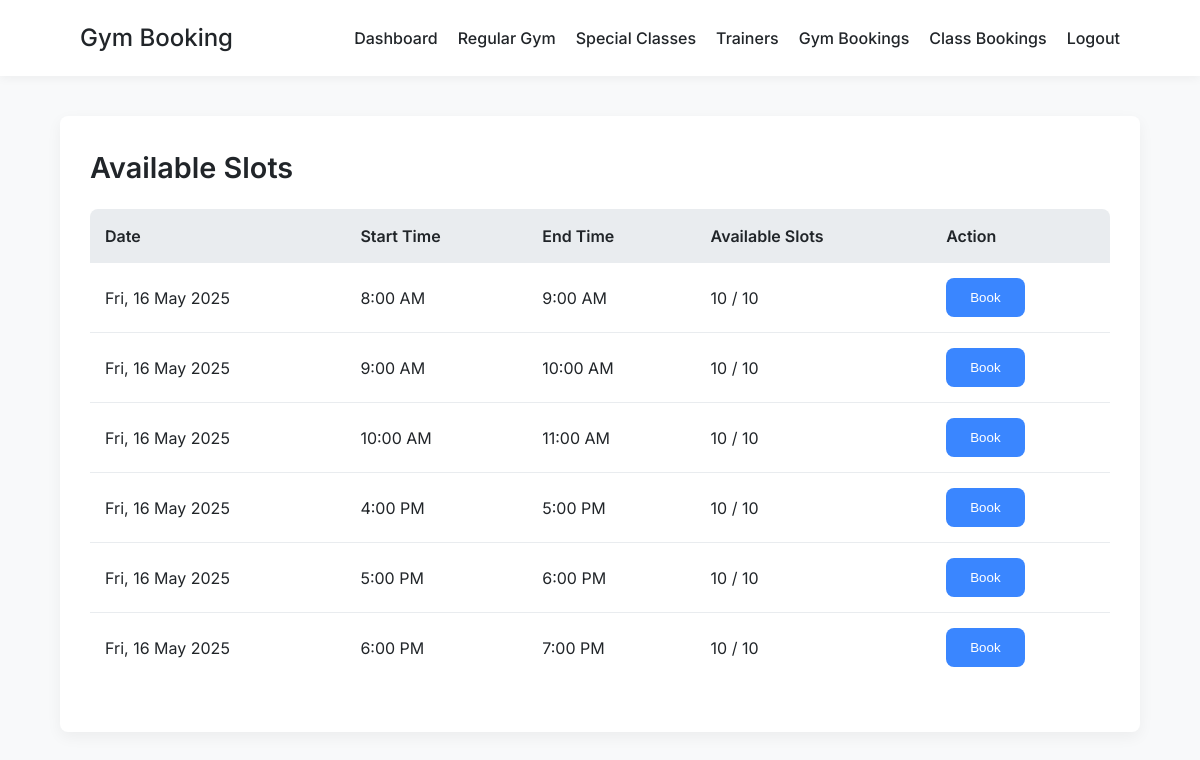
The page /view-slots/ (signed in) on the database its author committed.
### django-template/gym/models.py (models this page shows, shortened)
class Slot(models.Model):
    date = models.DateField()
    start_time = models.TimeField()
    end_time = models.TimeField()
    capacity = models.IntegerField(default=10)
    available = models.IntegerField(default=10)
    class Meta:
        unique_together = ('date', 'start_time', 'end_time')
        ordering = ['date', 'start_time']

### django-template/gym/views.py (the view)
# urls.py: path('view-slots/', views.view_slots_view, name='view_slots'),
@login_required
def view_slots_view(request):
    today = timezone.now().date()
    all_slots = Slot.objects.filter(date__gte=today)
    paginator = Paginator(all_slots, 10)  # Show 10 slots per page
    page_number = request.GET.get('page', 1)
    slots = paginator.get_page(page_number)
    return render(request, 'gym/slots.html', {'slots': slots})

### django-template/gym/templates/gym/slots.html (shortened to what this page needs)
{% extends 'gym/base.html' %}
{% block content %}
<div class="card">
    <h2>Available Slots</h2>
    {% if slots %}
    <table>
        <thead>
            <tr>
                <th>Date</th>
                <th>Start Time</th>
                <th>End Time</th>
                <th>Available Slots</th>
                <th>Action</th>
            </tr>
        </thead>
        <tbody>
            {% for slot in slots %}
            <tr>
                <td>{{ slot.date|date:"D, j M Y" }}</td>
                <td>{{ slot.start_time|time:"g:i A" }}</td>
                <td>{{ slot.end_time|time:"g:i A" }}</td>
                <td>{{ slot.available }} / {{ slot.capacity }}</td>
                <td>
                    {% if slot.available > 0 %}
                    <form method="post" action="{% url 'book_slot_web' %}">
                        <button type="submit" class="btn">Book</button>
                    </form>
                    {% else %}
                    <span style="color: red;">Full</span>
                    {% endif %}
                </td>
            </tr>
            {% endfor %}
        </tbody>
    </table>
    {% else %}
    <p>No available slots found.</p>
    {% endif %}
</div>
{% endblock %}

### django-template/gym/templates/gym/base.html (shortened to what this page needs)
<!DOCTYPE html>
<html lang="en">
<head>
</head>
<body>
    <nav class="navbar">
        <div class="container navbar-content">
            <a href="{% url 'home' %}" class="navbar-brand">Gym Booking</a>
            <div class="navbar-links">
                {% if user.is_authenticated %}
                    <a href="{% url 'dashboard' %}">Dashboard</a>
                    <a href="{% url 'view_slots' %}">Regular Gym</a>
                    <a href="{% url 'view_special_classes' %}">Special Classes</a>
                    <a href="{% url 'trainers' %}">Trainers</a>
                    <a href="{% url 'view_bookings' %}">Gym Bookings</a>
                    <a href="{% url 'view_trainer_bookings' %}">Class Bookings</a>
                    <a href="{% url 'logout_view' %}">Logout</a>
                {% else %}
                    <a href="{% url 'login_page' %}">Login</a>
                    <a href="{% url 'register_page' %}">Register</a>
                {% endif %}
            </div>
        </div>
    </nav>
    <div class="container page-content">
        {% block content %}{% endblock %}
    </div>
</body>
</html>

### django-template/gym/templates/gym/base.html (style rules this page uses)
:root { --primary: #3a86ff; --primary-dark: #2667cc; --secondary: #8338ec; --success: #06d6a0; --danger: #ef476f; --light: #f8f9fa; --dark: #212529; --gray: #6c757d; --gray-light: #e9ecef; --shadow: rgba(0, 0, 0, 0.05); --border-radius: 8px; --transition: all 0.3s ease; }
* { box-sizing: border-box; margin: 0; padding: 0; }
body { font-family: 'Inter', sans-serif; font-size: 16px; line-height: 1.5; color: var(--dark); background-color: var(--light); margin: 0; padding: 0; }
.container { width: 90%; max-width: 1200px; margin: 0 auto; padding: 0 20px; }
.navbar { background-color: white; box-shadow: 0 2px 10px var(--shadow); padding: 15px 0; position: sticky; top: 0; z-index: 100; }
.navbar-content { display: flex; justify-content: space-between; align-items: center; }
.navbar-brand { font-size: 1.5rem; font-weight: 700; color: var(--primary); text-decoration: none; }
.navbar-links { display: flex; gap: 20px; }
.navbar a { color: var(--dark); text-decoration: none; font-weight: 500; transition: var(--transition); padding: 5px 0; position: relative; }
.navbar a::after { content: ''; position: absolute; bottom: 0; left: 0; width: 0; height: 2px; background-color: var(--primary); transition: var(--transition); }
.page-content { padding: 40px 0; }
.card { background-color: white; border-radius: var(--border-radius); padding: 30px; margin-bottom: 30px; box-shadow: 0 5px 15px var(--shadow); transition: var(--transition); }
h1, h2, h3 { margin-bottom: 20px; font-weight: 600; color: var(--dark); }
h2 { font-size: 1.8rem; }
.btn { display: inline-block; background-color: var(--primary); color: white; padding: 12px 24px; border: none; border-radius: var(--border-radius); cursor: pointer; font-weight: 500; text-decoration: none; transition: var(--transition); text-align: center; }
table { width: 100%; border-collapse: separate; border-spacing: 0; margin-bottom: 20px; }
th { background-color: var(--gray-light); font-weight: 600; text-align: left; padding: 15px; }
th:first-child { border-top-left-radius: var(--border-radius); }
th:last-child { border-top-right-radius: var(--border-radius); }
td { padding: 15px; border-bottom: 1px solid var(--gray-light); }
tr:last-child td { border-bottom: none; }
tr:last-child td:first-child { border-bottom-left-radius: var(--border-radius); }
tr:last-child td:last-child { border-bottom-right-radius: var(--border-radius); }

### rows shown on the page
Slot: date "Fri, 16 May 2025", start_time "8:00 AM", end_time "9:00 AM", available "10", capacity "10"
Slot: date "Fri, 16 May 2025", start_time "9:00 AM", end_time "10:00 AM", available "10", capacity "10"
Slot: date "Fri, 16 May 2025", start_time "10:00 AM", end_time "11:00 AM", available "10", capacity "10"
Slot: date "Fri, 16 May 2025", start_time "4:00 PM", end_time "5:00 PM", available "10", capacity "10"
Slot: date "Fri, 16 May 2025", start_time "5:00 PM", end_time "6:00 PM", available "10", capacity "10"
Slot: date "Fri, 16 May 2025", start_time "6:00 PM", end_time "7:00 PM", available "10", capacity "10"
